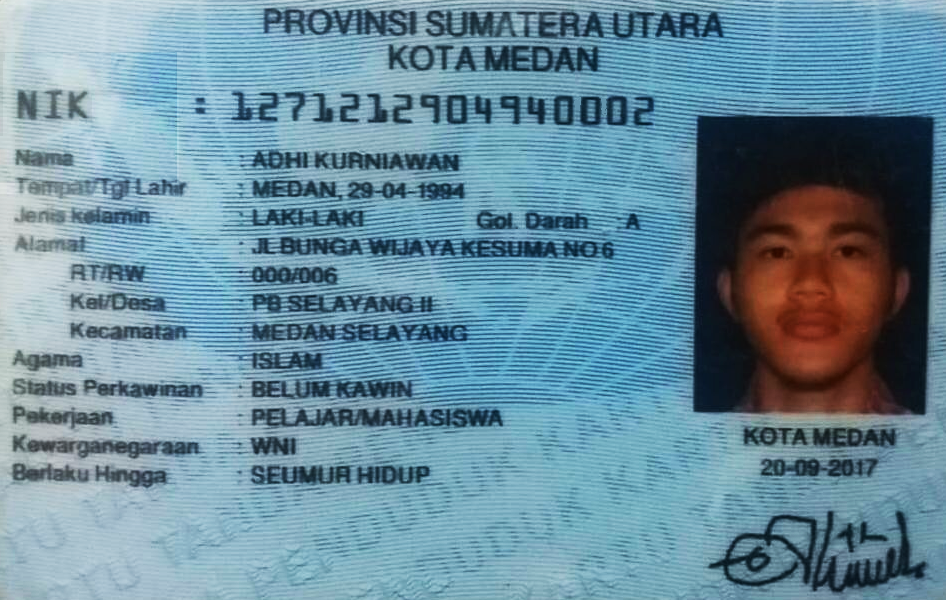
#> input picture Sample KTP/0b9fb6cl.bmp, 946 x 600 px
$ python -i Preprocessing.py   (imports and definitions only)
#> lines starting #> are read from the running program, lines starting #| are printed output that depends on the picture; after the words box and inside, x2 and y2 are one past the last pixel; in counts of white or black regions, pixels touching at a corner belong together
### service/AdjustBrightness.py
import cv2


def adjust_brightness(input_img, brightness, contrast):
    brightness = mapping(brightness, 0, 550, -250, 255)
    contrast = mapping(contrast, 0, 253, -127, 127)

    if brightness != 0:
        if brightness > 0:
            shadow = brightness
            highlight = 255
        else:
            shadow = 0
            highlight = 255 + brightness
        alpha_b = (highlight - shadow) / 255
        gamma_b = shadow

        buf = cv2.addWeighted(input_img, alpha_b, input_img, 0, gamma_b)
    else:
        buf = input_img.copy()

    if contrast != 0:
        f = float(131 * (contrast + 127)) / (127 * (131 - contrast))
        alpha_c = f
        gamma_c = 127 * (1 - f)

        buf = cv2.addWeighted(buf, alpha_c, buf, 0, gamma_c)

    # cv2.putText(buf, 'B:{},C:{}'.format(brightness, contrast), (10, 30), cv2.FONT_HERSHEY_SIMPLEX, 1, (0, 0, 255), 2)
    return buf


def mapping(x, in_min, in_max, out_min, out_max):
    return int((x - in_min) * (out_max - out_min) / (in_max - in_min) + out_min)

### service/ProfileProjection.py
import numpy as np
import cv2


# [76 lines left out: functions vertical_projection, horizontal_projection, crop, not called in this run]


def vertical_projection_remove_picture(picture):
    height, width = picture.shape
    histogram_y = []
    for x in range(0, width):
        counter = 0
        for y in range(0, height):
            if picture[y][x] == 0:
                counter = counter + 1
        histogram_y.append(counter)
    start_point = 0

    for x in range(0, len(histogram_y) - 1):
        if x > width / 2:
            if histogram_y[x] >= 100:
                if start_point == 0:
                    start_point = x
                    break
    return start_point


# [5 lines left out: function get_last_range, not called in this run]

### service/Preprocessing.py
import cv2
import numpy
from service.ProfileProjection import vertical_projection_remove_picture, horizontal_projection_header
from service.AdjustBrightness import adjust_brightness
from service.Features import get_features
import string


def preprocessing_image(path: string, with_vision=False):
#> called with path = '../Sample KTP/0b9fb6cl.bmp', with_vision = False
    image = cv2.imread(path)
#> image is the input picture: shape (600, 946, 3); mean B, G, R 157, 140.6, 105.7
    resize = cv2.resize(image, (800, 400), interpolation=cv2.INTER_AREA)
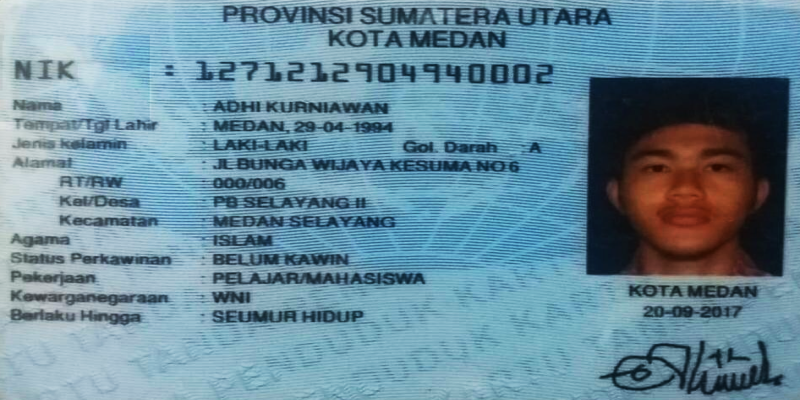
#> resize: shape (400, 800, 3); mean B, G, R 157, 140.6, 105.7
    resize = adjust_brightness(resize, 340, 180)
#> in adjust_brightness, `buf = cv2.addWeighted(input_img, alpha_b, input_img, 0, gamma_b)`:
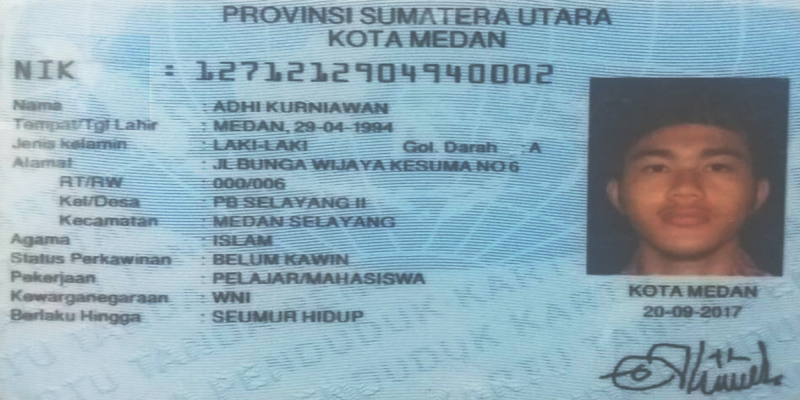
#> buf: shape (400, 800, 3); mean B, G, R 180.8, 168.4, 142
#> in adjust_brightness, `buf = cv2.addWeighted(buf, alpha_c, buf, 0, gamma_c)`:
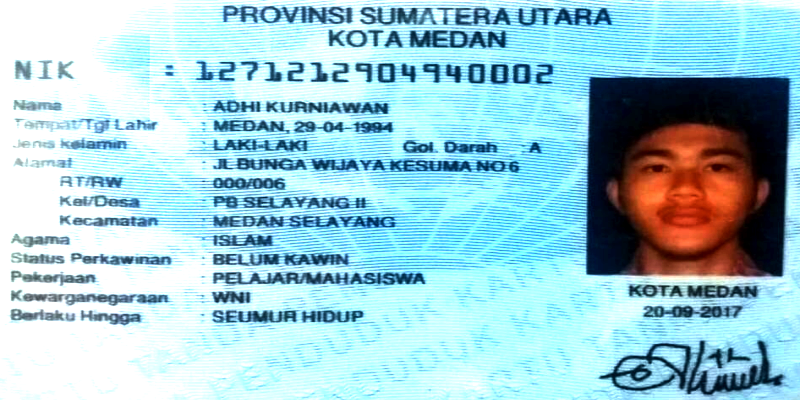
#> buf: shape (400, 800, 3); mean B, G, R 211.2, 201.9, 158.7

    if with_vision:
        cv2.imshow('original', resize)
        cv2.waitKey()

    grey = cv2.cvtColor(resize, cv2.COLOR_RGB2GRAY)
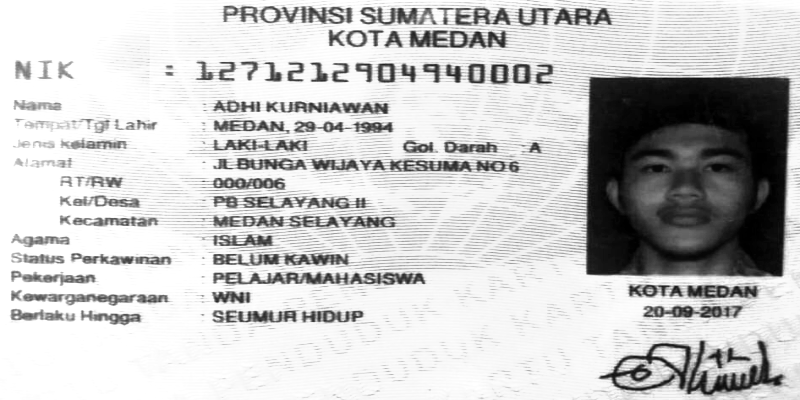
#> grey: shape (400, 800); min 0, max 255, mean 199.8
    ret, binary = cv2.threshold(grey, 0, 255, cv2.THRESH_OTSU)
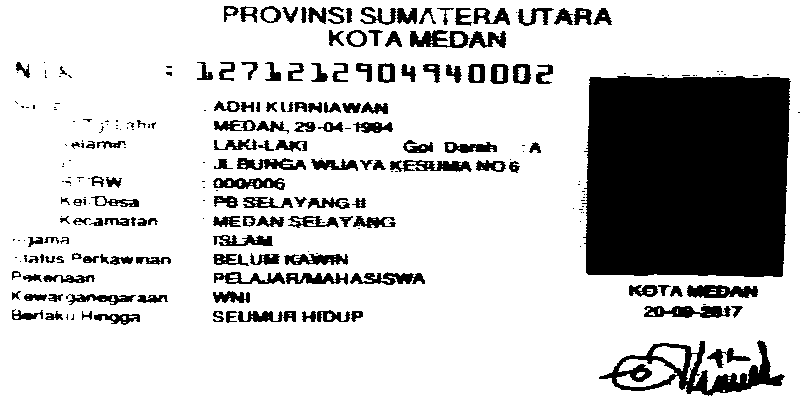
#> binary: shape (400, 800); 78.7% white; 255 black regions (107 under 20 px), largest, box (x1, y1, x2, y2) and area: (582, 76, 791, 277) 39573, (599, 340, 785, 396) 3275, (687, 285, 758, 298) 703
#> ret = 148

    # Removing KTP Picture
    range_y = vertical_projection_remove_picture(binary)
#> range_y = 587
    without_picture = binary[:, 0:range_y+10]
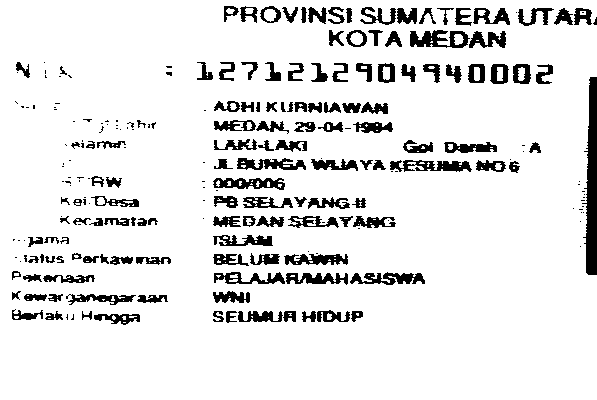
#> without_picture: shape (400, 597); 89.6% white; 231 black regions (92 under 20 px), largest, box (x1, y1, x2, y2) and area: (582, 77, 597, 275) 1915, (410, 30, 470, 48) 632, (390, 160, 472, 172) 599

    if with_vision:
        cv2.imshow('remove photo', without_picture)
        cv2.waitKey()

#> (the run stopped early here; a loop or call above may not have finished)

$ run again, on Sample KTP/85lya0a0.bmp
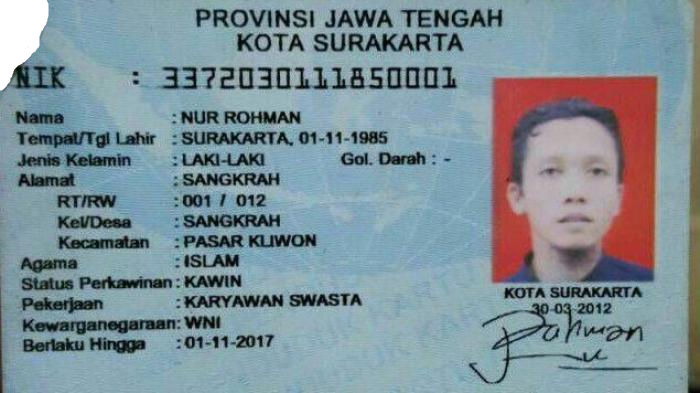
#> input picture Sample KTP/85lya0a0.bmp, 700 x 393 px
#> in preprocessing_image, image is the input picture: shape (393, 700, 3); mean B, G, R 152.9, 144.6, 126.8
#> in preprocessing_image, `ret, binary = cv2.threshold(grey, 0, 255, cv2.THRESH_OTSU)`:
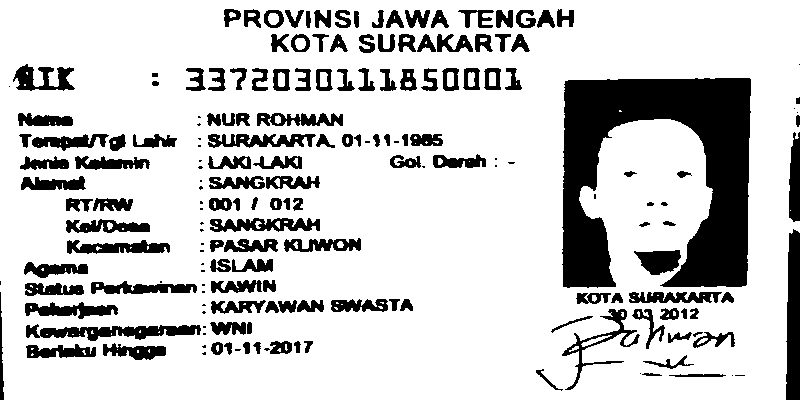
#> binary: shape (400, 800); 80% white; 187 black regions (42 under 20 px), largest, box (x1, y1, x2, y2) and area: (562, 78, 751, 288) 22648, (786, 229, 800, 400) 2122, (26, 324, 201, 341) 1591
#> ret = 169
#> range_y = 563
#> in preprocessing_image, `without_picture = binary[:, 0:range_y+10]`:
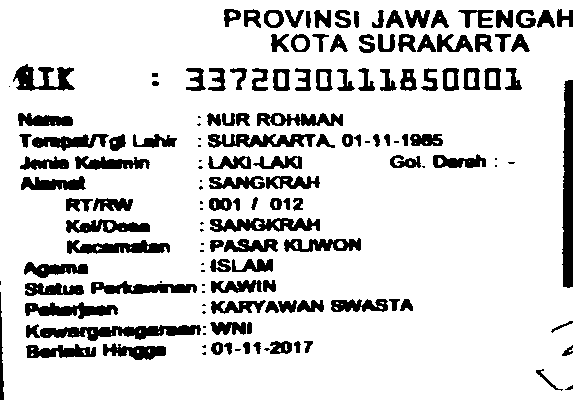
#> without_picture: shape (400, 573); 84.4% white; 156 black regions (35 under 20 px), largest, box (x1, y1, x2, y2) and area: (562, 80, 573, 288) 1956, (26, 324, 201, 341) 1591, (210, 218, 320, 232) 985
